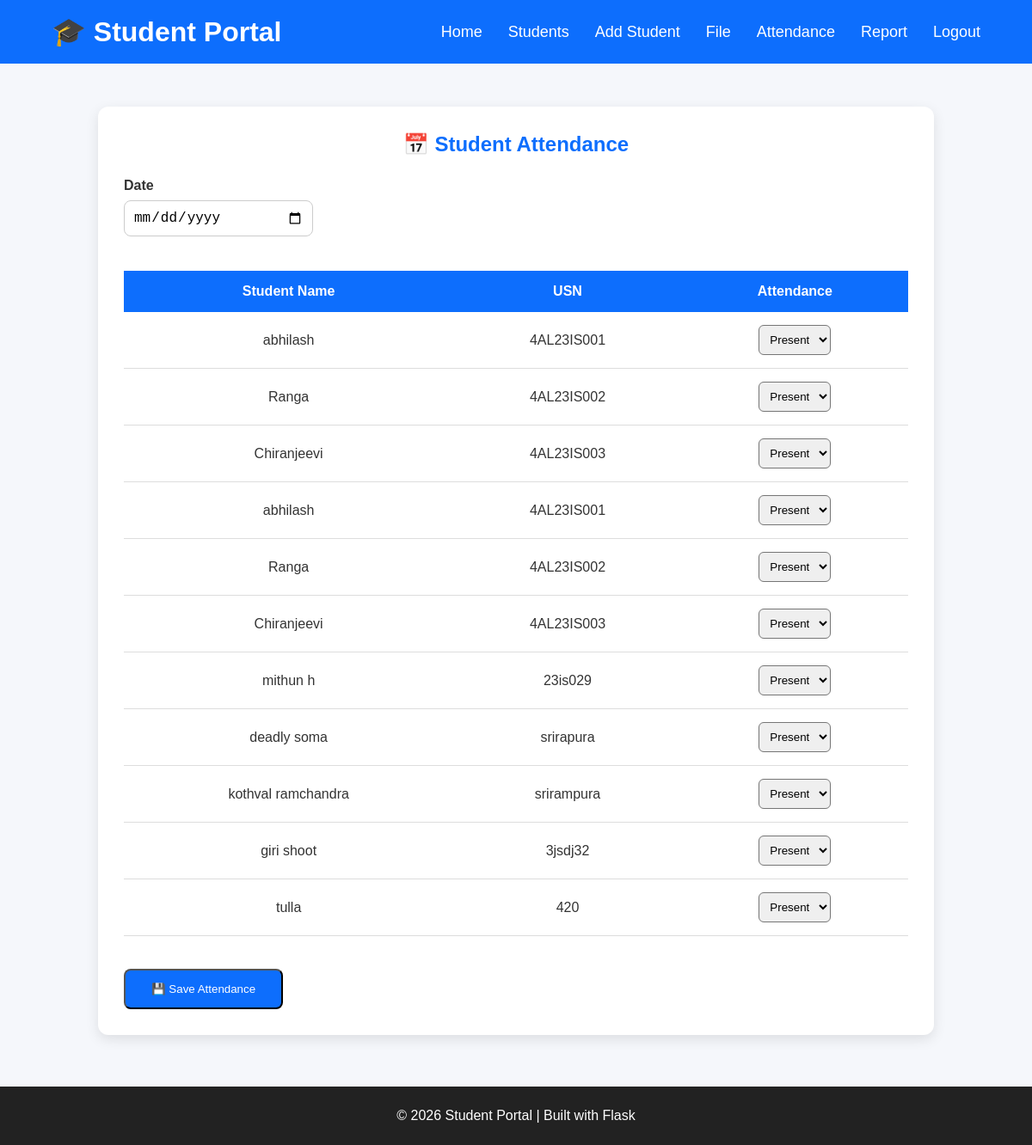
/attendance (signed in), run on the app's committed database.
### tables this page shows
CREATE TABLE students(
        id INTEGER PRIMARY KEY AUTOINCREMENT,
        name TEXT NOT NULL,
        usn TEXT NOT NULL,
        email TEXT NOT NULL,
        phone TEXT NOT NULL,
        department TEXT NOT NULL,
        photo TEXT 
    );

### app.py (the view, shortened to what this page needs)
@app.route("/attendance", methods=["GET", "POST"])
@login_required
def attendance():
    try:
        students = get_students()
        today_date = datetime.now().strftime("%Y-%m-%d")
        return render_template(
            "attendance.html",
            students=students,
            today_date=today_date
        )
    except Exception as e:
        flash(f"Error loading attendance page: {str(e)}", "error")
        return render_template("attendance.html", students=[], today_date="")

### app.py (called while the page is built)
def login_required(f):
    @wraps(f)
    def decorated_function(*args, **kwargs):
        if "admin" not in session:
            flash("Please login first.", "error")
            return redirect(url_for("home"))
        return f(*args, **kwargs)
    return decorated_function

### database.py (called while the page is built)
def connect_db():
    connection = sqlite3.connect("students.db")
    return connection

def get_students():
    connection = connect_db()
    cursor = connection.cursor()
    cursor.execute("SELECT * FROM students")
    students = cursor.fetchall()
    connection.close()
    return students

### templates/attendance.html (shortened to what this page needs)
{% extends "base.html" %}
{% block content %}
<section class="student-section">
    <div class="student-container">
        <h2>📅 Student Attendance</h2>
        <form method="POST">
            <div class="form-group">
                <label><strong>Date</strong></label>
                <input type="date" name="attendance_date" required>
            </div>
            <table>
                <thead>
                    <tr>
                        <th>Student Name</th>
                        <th>USN</th>
                        <th>Attendance</th>
                    </tr>
                </thead>
                <tbody>
                    {% for student in students %}
                    <tr>
                        <td>{{ student[1] }}</td>
                        <td>{{ student[2] }}</td>
                        <td>
                            <select name="attendance_{{ student[0] }}">
                                <option value="Present">Present</option>
                            </select>
                        </td>
                    </tr>
                    {% endfor %}
                </tbody>
            </table>
            <br>
            <button type="submit" class="btn">
                💾 Save Attendance
            </button>
        </form>
    </div>
</section>
{% endblock %}

### static/css/style.css (style rules this page uses)
* { margin:0; padding:0; box-sizing:border-box; }
body { font-family:Arial, Helvetica, sans-serif; background:#f5f7fb; color:#333; }
.btn { background:#0d6efd; color:white; padding:14px 30px; border-radius:8px; text-decoration:none; transition:.3s; }
.form-group { display:flex; flex-direction:column; margin-bottom:20px; }
.form-group label { margin-bottom:8px; font-weight:bold; }
.form-group input, .form-group select { padding:12px; border:1px solid #ccc; border-radius:8px; font-size:16px; outline:none; }
.student-section { width:90%; margin:50px auto; }
.student-container { background:white; padding:30px; border-radius:10px; box-shadow:0 5px 15px rgba(0,0,0,0.1); }
.student-container h2 { text-align:center; color:#0d6efd; margin-bottom:20px; }
table { width:100%; border-collapse:collapse; }
th { background:#0d6efd; color:white; padding:15px; }
td { padding:15px; text-align:center; border-bottom:1px solid #ddd; }
.student-container { width:90%; margin:40px auto; background:#fff; padding:30px; border-radius:12px; box-shadow:0 5px 15px rgba(0,0,0,.1); }
.student-container h2 { text-align:center; color:#0d6efd; margin-bottom:25px; }
.student-container table { width:100%; border-collapse:collapse; }
.student-container table th { background:#0d6efd; color:white; padding:15px; }
.student-container table td { padding:15px; text-align:center; border-bottom:1px solid #ddd; }
.student-container select { padding:8px; border-radius:6px; }
.student-container input[type="date"] { padding:10px; width:220px; margin-bottom:20px; }
.student-container .btn { margin-top:20px; }

### data on the page
students: name "abhilash", usn "4AL23IS001", id "Present"
students: name "Ranga", usn "4AL23IS002", id "Present"
students: name "Chiranjeevi", usn "4AL23IS003", id "Present"
students: name "abhilash", usn "4AL23IS001", id "Present"
students: name "Ranga", usn "4AL23IS002", id "Present"
students: name "Chiranjeevi", usn "4AL23IS003", id "Present"
students: name "mithun h", usn "23is029", id "Present"
students: name "deadly soma", usn "srirapura", id "Present"
students: name "kothval ramchandra", usn "srirampura", id "Present"
students: name "giri shoot", usn "3jsdj32", id "Present"
students: name "tulla", usn "420", id "Present"
